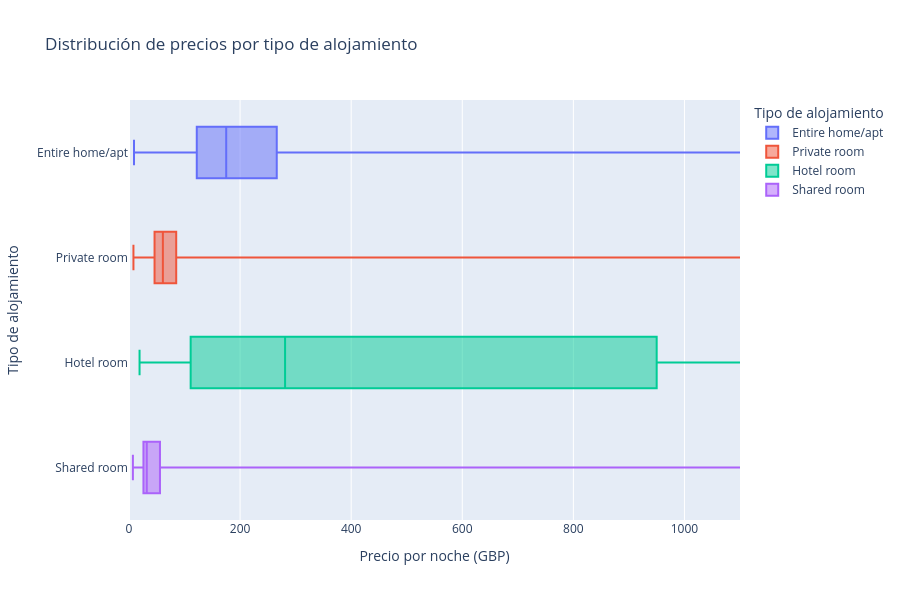

The code cell stored with this chart in its notebook:
### Markdown cell above
## Precio por tipo de alojamiento
Se grafica un boxplot de precios por `room_type` y se muestra una tabla resumen con cantidad, mínimo, cuartiles, mediana y máximo.

### Code cell
df_plot = df_listings.copy()
df_plot = df_plot[df_plot["price"].notna() & (df_plot["price"] > 0)]
df_plot = df_plot[df_plot["room_type"].notna()]

preferred_order = ["Entire home/apt", "Private room", "Hotel room", "Shared room"]
present = [x for x in preferred_order if x in df_plot["room_type"].unique()]
others = sorted([x for x in df_plot["room_type"].unique() if x not in present])
order = present + others

fig = px.box(
    df_plot,
    y="room_type",
    x="price",
    color="room_type",
    category_orders={"room_type": order},
    points=False,
    title="Distribución de precios por tipo de alojamiento"
)

fig.update_xaxes(range=[0, df_plot["price"].quantile(0.99)])
fig.update_layout(
    xaxis_title="Precio por noche (GBP)",
    yaxis_title="Tipo de alojamiento",
    legend_title="Tipo de alojamiento",
    height=600
)

fig.show()

tabla_resumen = (
    df_plot.groupby("room_type")["price"]
    .agg(
        cantidad="count",
        minimo="min",
        q1=lambda x: x.quantile(0.25),
        mediana="median",
        q3=lambda x: x.quantile(0.75),
        maximo="max"
    )
    .reindex(order)
    .round(0)
)

tabla_resumen

### Figure 1 — Plotly figure (JSON) as saved in the notebook; plotly's stock layout.template omitted (floating-point values rounded to 4 significant figures; data arrays with more than 128 entries replaced by an {"elided": "..."} marker saying what was removed)
{"data": [{"alignmentgroup": "True", "boxpoints": false, "hovertemplate": "room_type=%{y}<br>price=%{x}<extra></extra>", "legendgroup": "Entire home/apt", "marker": {"color": "#636efa"}, "name": "Entire home/apt", "notched": false, "offsetgroup": "Entire home/apt", "orientation": "h", "showlegend": true, "type": "box", "x": {"elided": "42318 float values"}, "x0": " ", "xaxis": "x", "y": {"elided": "42318 str values"}, "y0": " ", "yaxis": "y"}, {"alignmentgroup": "True", "boxpoints": false, "hovertemplate": "room_type=%{y}<br>price=%{x}<extra></extra>", "legendgroup": "Private room", "marker": {"color": "#EF553B"}, "name": "Private room", "notched": false, "offsetgroup": "Private room", "orientation": "h", "showlegend": true, "type": "box", "x": {"elided": "19382 float values"}, "x0": " ", "xaxis": "x", "y": {"elided": "19382 str values"}, "y0": " ", "yaxis": "y"}, {"alignmentgroup": "True", "boxpoints": false, "hovertemplate": "room_type=%{y}<br>price=%{x}<extra></extra>", "legendgroup": "Hotel room", "marker": {"color": "#00cc96"}, "name": "Hotel room", "notched": false, "offsetgroup": "Hotel room", "orientation": "h", "showlegend": true, "type": "box", "x": [79.0, 198.0, 142.0, 249.0, 133.0, 305.0, 305.0, 900.0, 275.0, 542.0, 66.0, 101.0, 72.0, 79.0, 93.0, 93.0, 305.0, 238.0, 487.0, 253.0, 285.0, 437.0, 305.0, 180.0, 167.0, 186.0, 156.0, 114.0, 287.0, 374.0, 334.0, 1490.0, 1490.0, 1490.0, 1490.0, 1490.0, 148.0, 80.0, 108.0, 25.0, 19.0, 175.0, 46.0, 41.0, 1490.0, 1490.0, 1490.0, 1490.0, 1490.0, 305.0, 305.0, 21.0, 22.0, 20.0, 24.0, 1490.0, 253.0, 188.0, 218.0, 1000.0, 7377.0, 7377.0, 305.0, 301.0, 280.0, 282.0, 1000.0, 1000.0, 1000.0, 1000.0, 24.0, 290.0], "x0": " ", "xaxis": "x", "y": ["Hotel room", "Hotel room", "Hotel room", "Hotel room", "Hotel room", "Hotel room", "Hotel room", "Hotel room", "Hotel room", "Hotel room", "Hotel room", "Hotel room", "Hotel room", "Hotel room", "Hotel room", "Hotel room", "Hotel room", "Hotel room", "Hotel room", "Hotel room", "Hotel room", "Hotel room", "Hotel room", "Hotel room", "Hotel room", "Hotel room", "Hotel room", "Hotel room", "Hotel room", "Hotel room", "Hotel room", "Hotel room", "Hotel room", "Hotel room", "Hotel room", "Hotel room", "Hotel room", "Hotel room", "Hotel room", "Hotel room", "Hotel room", "Hotel room", "Hotel room", "Hotel room", "Hotel room", "Hotel room", "Hotel room", "Hotel room", "Hotel room", "Hotel room", "Hotel room", "Hotel room", "Hotel room", "Hotel room", "Hotel room", "Hotel room", "Hotel room", "Hotel room", "Hotel room", "Hotel room", "Hotel room", "Hotel room", "Hotel room", "Hotel room", "Hotel room", "Hotel room", "Hotel room", "Hotel room", "Hotel room", "Hotel room", "Hotel room", "Hotel room"], "y0": " ", "yaxis": "y"}, {"alignmentgroup": "True", "boxpoints": false, "hovertemplate": "room_type=%{y}<br>price=%{x}<extra></extra>", "legendgroup": "Shared room", "marker": {"color": "#ab63fa"}, "name": "Shared room", "notched": false, "offsetgroup": "Shared room", "orientation": "h", "showlegend": true, "type": "box", "x": {"elided": "191 float values"}, "x0": " ", "xaxis": "x", "y": {"elided": "191 str values"}, "y0": " ", "yaxis": "y"}], "layout": {"boxmode": "overlay", "height": 600, "legend": {"title": {"text": "Tipo de alojamiento"}, "tracegroupgap": 0}, "title": {"text": "Distribución de precios por tipo de alojamiento"}, "xaxis": {"anchor": "y", "domain": [0, 1], "range": [0, 1100], "title": {"text": "Precio por noche (GBP)"}}, "yaxis": {"anchor": "x", "categoryarray": ["Shared room", "Hotel room", "Private room", "Entire home/apt"], "categoryorder": "array", "domain": [0, 1], "title": {"text": "Tipo de alojamiento"}}}}
